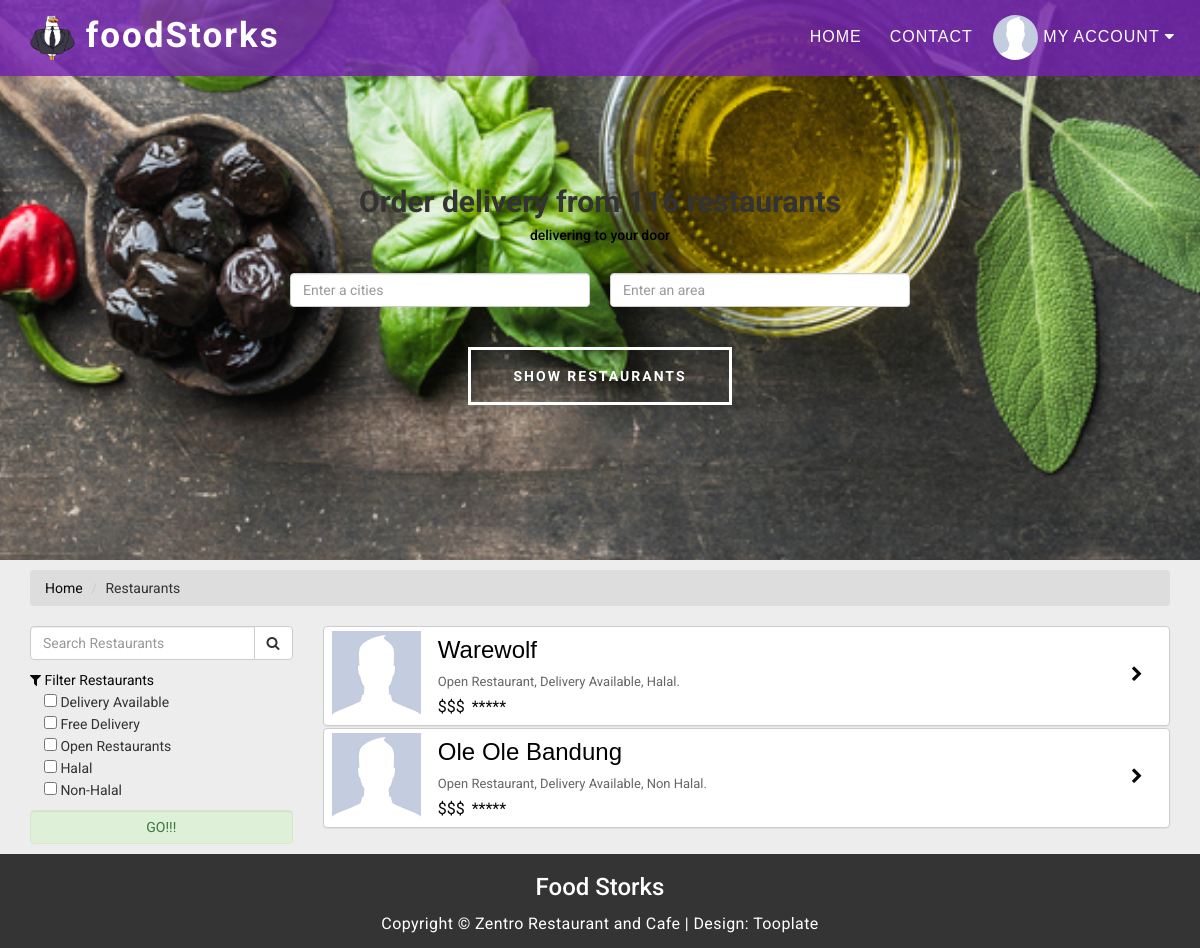
The page /user/search.php (signed in) on the database its author committed.
### tables this page shows
CREATE TABLE `restaurant` (
  `rest_id` int(11) NOT NULL,
  `rest_name` varchar(50) NOT NULL,
  `rest_owner` int(11) NOT NULL,
  `rest_rate` int(11) NOT NULL,
  `total_rate` varchar(50) NOT NULL,
  `rest_address` varchar(50) NOT NULL,
  `rest_postcode` varchar(10) NOT NULL,
  `rest_city` varchar(50) NOT NULL,
  `rest_state` varchar(50) NOT NULL,
  `rest_contact` varchar(20) NOT NULL,
  `open` int(11) NOT NULL,
  `delivery` int(11) NOT NULL,
  `delivery_fee` float(10,2) NOT NULL,
  `halal` int(11) NOT NULL,
  `non_halal` int(11) NOT NULL,
  `start1` time NOT NULL,
  `start2` time NOT NULL,
  `start3` time NOT NULL,
  `start4` time NOT NULL,
  `start5` time NOT NULL,
  `start6` time NOT NULL,
  `start7` time NOT NULL,
  `end1` time NOT NULL,
  `end2` time NOT NULL,
  `end3` time NOT NULL,
  `end4` time NOT NULL,
  `end5` time NOT NULL,
  `end6` time NOT NULL,
  `end7` time NOT NULL
);

### user/search.php (the view, shortened to what this page needs)
<?php
include("header.php");
include("navbar.php");
?>
<section id="search" class="parallax-section">
  <div class="container">
    <div class="row">
      <div class="col-md-12 col-sm-12">
        <h2>Order delivery from 116 restaurants</h2>
        <h5>delivering to your door</h5>
        <br>
        <center>
          <form action="search.php" method="get">
            <table>
              <tr>
                <td width="300px" ><input class="form-control" type="text" width="100%" name="cities" placeholder="Enter a cities" value="<?php echo $_GET['cities']?>" required></td>
                <td width="20"></td>
                <td width="300px" ><input class="form-control" type="text" width="100%" name="area" placeholder="Enter an area" value="<?php echo $_GET['area']?>" required></td>
              </tr>
              <tr>
                <td colspan="3"><center>
                    <input type="submit" value="SHOW RESTAURANTS" class="smoothScroll btn btn-default">
                  </center></td>
              </tr>
            </table>
        </center>
      </div>
    </div>
  </div>
</section>
<div class="container">
<ul class="breadcrumb">
  <li><a href="index.php">Home</a></li>
  <li>Restaurants</li>
</ul>
  <div class="row">
    <nav class="col-sm-3" id="myScrollspy">
      <ul class="nav nav-pills nav-stacked" data-spy="affix" data-offset-top="400">
            <div class="input-group custom-search-form">
              <input type="search" class="form-control" name="search" placeholder="Search Restaurants" />
              <span class="input-group-btn">
              <button class="btn btn-default" type="submit"> <i class="fa fa-search"></i> </button>
              </span> </div>
        	<a><i class="fa fa-filter"></i>
             Filter Restaurants
            </a><br />
            <input type="checkbox" name="delivery" value="1" <?php if(isset($_GET['delivery'])) echo "checked='checked'"; ?> />
        	Delivery Available
            <br />
            <input type="checkbox" name="free_delivery" value="1" <?php if(isset($_GET['free_delivery'])) echo "checked='checked'"; ?> />
        	Free Delivery
            <br />
            <input type="checkbox" name="open" value="1" <?php if(isset($_GET['open'])) echo "checked='checked'"; ?> />
        	Open Restaurants
            <br />
            <input type="checkbox" name="halal" value="1" <?php if(isset($_GET['halal'])) echo "checked='checked'"; ?> />
        	Halal
            <br />
            <input type="checkbox" name="non_halal" value="1" <?php if(isset($_GET['non_halal'])) echo "checked='checked'"; ?> />
        	Non-Halal
            <p></p><input class="form-control alert-success" type="submit" value="GO!!!" />
      </ul>
    </nav>
    <div class="col-sm-9">
		<?php
			include('connect.php');
            $clauses=array();
            $where = !empty( $clauses ) ? ' where '.implode(' and ',$clauses ) : '';
            $sql = "SELECT * FROM `restaurant` " . $where;
            if(isset($sql)){
                 $result = mysqli_query($conn,$sql);
				 if($result->num_rows === 0){
					 echo '<center>
					 		<h4>Oops, no restaurants found with your current filter settings!</h4>
					 					Please check our restaurant offerings below:
							</center><br/><br/><br/><br/><br/><br/>  ';
					 $result2 = mysqli_query($conn,"SELECT * FROM `restaurant` LIMIT 30");
					while($rows2=mysqli_fetch_array($result2)){
						?>
						<a href="restaurant.php<?php echo '?rest_id='.$rows2['rest_id']; ?>" style="text-decoration:none" >
							<div class="panel panel-success">
                            	<table width="100%">
                                	<tr>
                                        <td  height="4">
                                        </td>
                                    </tr>
                                	<tr>
                                    	<td width="1%"></td>
                                    	<td rowspan="3" width="10%">
                                        	<img src="../images/default_profile.jpg" height="89px" width="89px" />
                                        </td>
                                        <td width="2%"></td>
                                    	<td>
                                        	<font color="#000000" size="+2" face="Trebuchet MS, Arial, Helvetica, sans-serif"><?php echo $rows2['rest_name']; ?></font>
                                        </td>
                                        <td rowspan="3" width="5%">
                                             <i class="fa fa-chevron-right fa-fw"></i>
                                        </td>
                                    </tr>
                                    <tr>
                                    	<td width="1%"></td>
                                    	<td width="2%"></td>
                                    	<td><font color="#666666" size="-1">
                                        	<?php
												if($rows2['open'] == 1){
													echo 'Open Restaurant,  ';
												}
												if($rows2['delivery'] == 1){
													echo 'Delivery Available,  ';
												}
												if($rows2['free_delivery'] == 1){
													echo 'Free Delivery,  ';
												}
												if($rows2['halal'] == 1){
													echo 'Halal.';
												}
												if($rows2['non_halal'] == 1){
													echo 'Non Halal.';
												}
											?></font>
                                        </td>
                                    </tr>
                                    <tr>
                                    	<td width="1%"></td>
                                    	<td width="2%"></td>
                                    	<td>
                                        	<table>
                                            	<tr>
                                                	<td>
                                                    	$$$
                                                    </td>
                                                    <td width="10%">
                                                    </td>
                                                    <td>
                                                    	*****
                                                    </td>
                                                </tr>
                                            </table>
                                        </td>
                                    </tr>
                                </table>
                           </div>
						</a>
						<?php
					 }
				 }else{
					 while($rows=mysqli_fetch_array($result)){
						?>
						<a href="restaurant.php<?php echo '?rest_id='.$rows['rest_id']; ?>" style="text-decoration:none" >
							<div class="panel panel-success">
                            	<table width="100%">
                                	<tr>
                                        <td  height="4">
                                        </td>
                                    </tr>
                                	<tr>
                                    	<td width="1%"></td>
                                    	<td rowspan="3" width="10%">
                                        	<img src="../images/default_profile.jpg" height="89px" width="89px" />
                                        </td>
                                        <td width="2%"></td>
                                    	<td>
                                        	<font color="#000000" size="+2" face="Trebuchet MS, Arial, Helvetica, sans-serif"><?php echo $rows['rest_name']; ?></font>
                                        </td>
                                        <td rowspan="3" width="5%">
                                             <i class="fa fa-chevron-right fa-fw"></i>
                                        </td>
                                    </tr>
                                    <tr>
                                    	<td width="1%"></td>
                                    	<td width="2%"></td>
                                    	<td><font color="#666666" size="-1">
                                        	<?php
												if($rows['open'] == 1){
													echo 'Open Restaurant,  ';
												}
												if($rows['delivery'] == 1){
													echo 'Delivery Available,  ';
												}
												if($rows['halal'] == 1){
													echo 'Halal.';
												}
												if($rows['non_halal'] == 1){
													echo 'Non Halal.';
												}
											?></font>
                                        </td>
                                    </tr>
                                    <tr>
                                    	<td width="1%"></td>
                                    	<td width="2%"></td>
                                    	<td>
                                        	<table>
                                            	<tr>
                                                	<td>
                                                    	$$$
                                                    </td>
                                                    <td width="10%">
                                                    </td>
                                                    <td>
                                                    	*****
                                                    </td>
                                                </tr>
                                            </table>
                                        </td>
                                    </tr>
                                </table>
							</div>
						</a>
						<?php
					 }
				 }
            }
        ?>
    </div>
  </div>
</div>
<section id="copyright">
  <div class="container">
    <div class="row">
      <div class="col-md-12 col-sm-12">
        <h3>Food Storks</h3>
        <p>Copyright © Zentro Restaurant and Cafe
          | Design: <a rel="nofollow" href="http://www.tooplate.com" target="_parent">Tooplate</a></p>
      </div>
    </div>
  </div>
</section>
</body></html>

### css1/style.css (style rules this page uses)
body { background: #ededed; font-family: 'Roboto', sans-serif; font-weight: 400; position: relative; }
p { color: #848484; font-weight: 400; font-size: 16px; letter-spacing: 0.4px; line-height: 28px; }
.parallax-section { background-attachment: fixed !important; background-size: cover !important; }
#search { background: url('../images/search-bg.jpg') 50% 0 repeat-y fixed; -webkit-background-size: cover; background-size: cover; background-position: center; color: #ffffff; display: -webkit-box; display: -webkit-flex; display: -ms-flexbox; display: flex; -webkit-box-align: center; -webkit-align-items: center; -ms-flex-align: center; align-items: center; height: 70vh; text-align: center; }
#search h2 { font-style: normal; color:#333; font-weight: bold; padding-top: 10px; }
#search h5 { color: #000; font-family: inherit; }
#search .btn { background: transparent; border-radius: 0; border: 3px solid #ffffff; color: #ffffff; font-weight: bold; letter-spacing: 2px; padding: 16px 42px; margin-top: 40px; transition: all 0.4s ease-in-out; }
#copyright { background: #343434; color: #ffffff; text-align: center; }
#copyright p { color: #ffffff; }
#copyright a { color: #ffffff; }

### user/search.php (style rules this page uses)
div.col-sm-9 div { height: 100px; font-size: 16px; }

### rows shown on the page
restaurant: rest_name "Warewolf", open "Open Restaurant,", delivery "Delivery Available,", halal "Halal."
restaurant: rest_name "Ole Ole Bandung", open "Open Restaurant,", delivery "Delivery Available,", non_halal "Non Halal."
